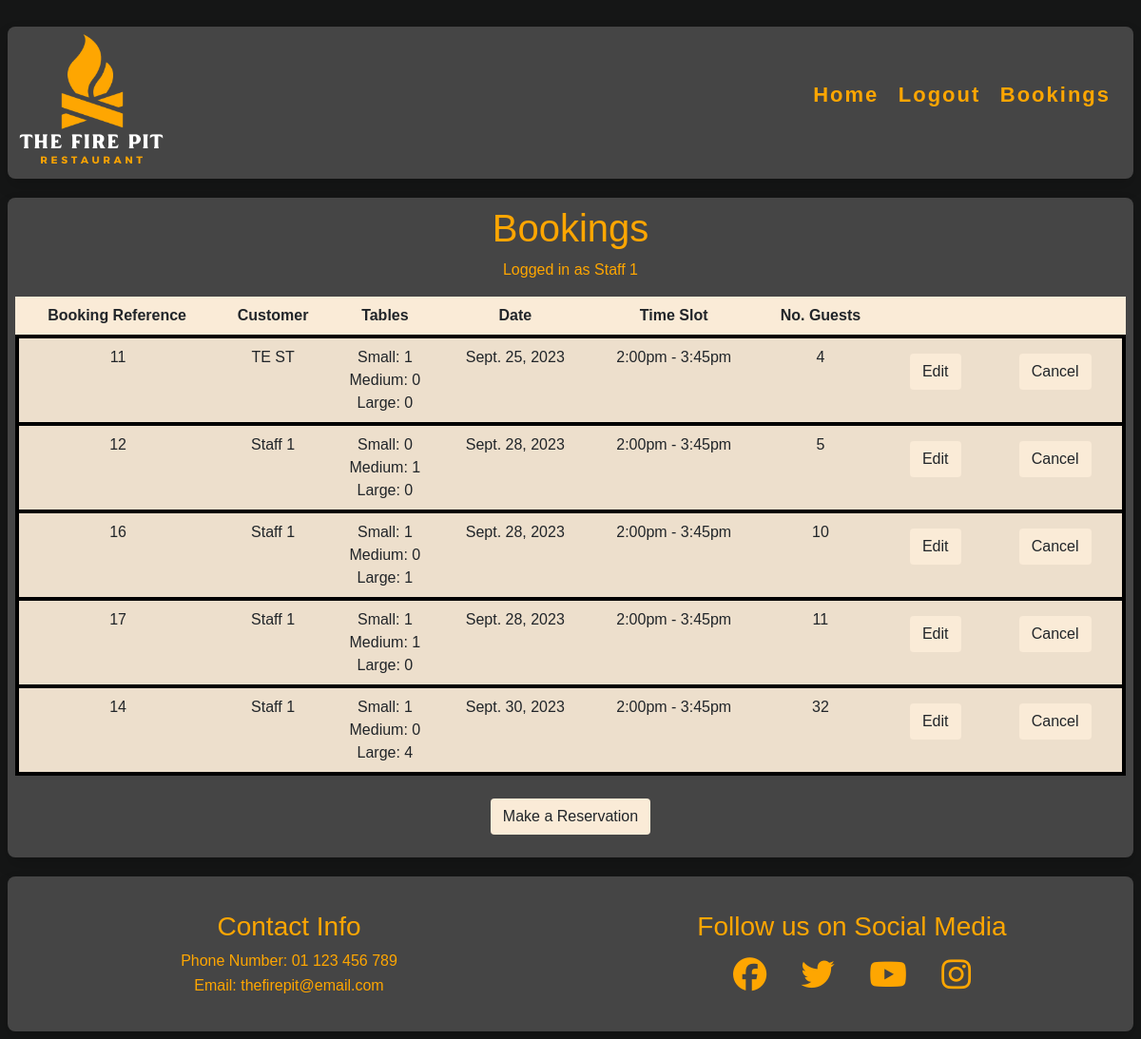
Page /booking/bookings (signed in) on the earlier database version.
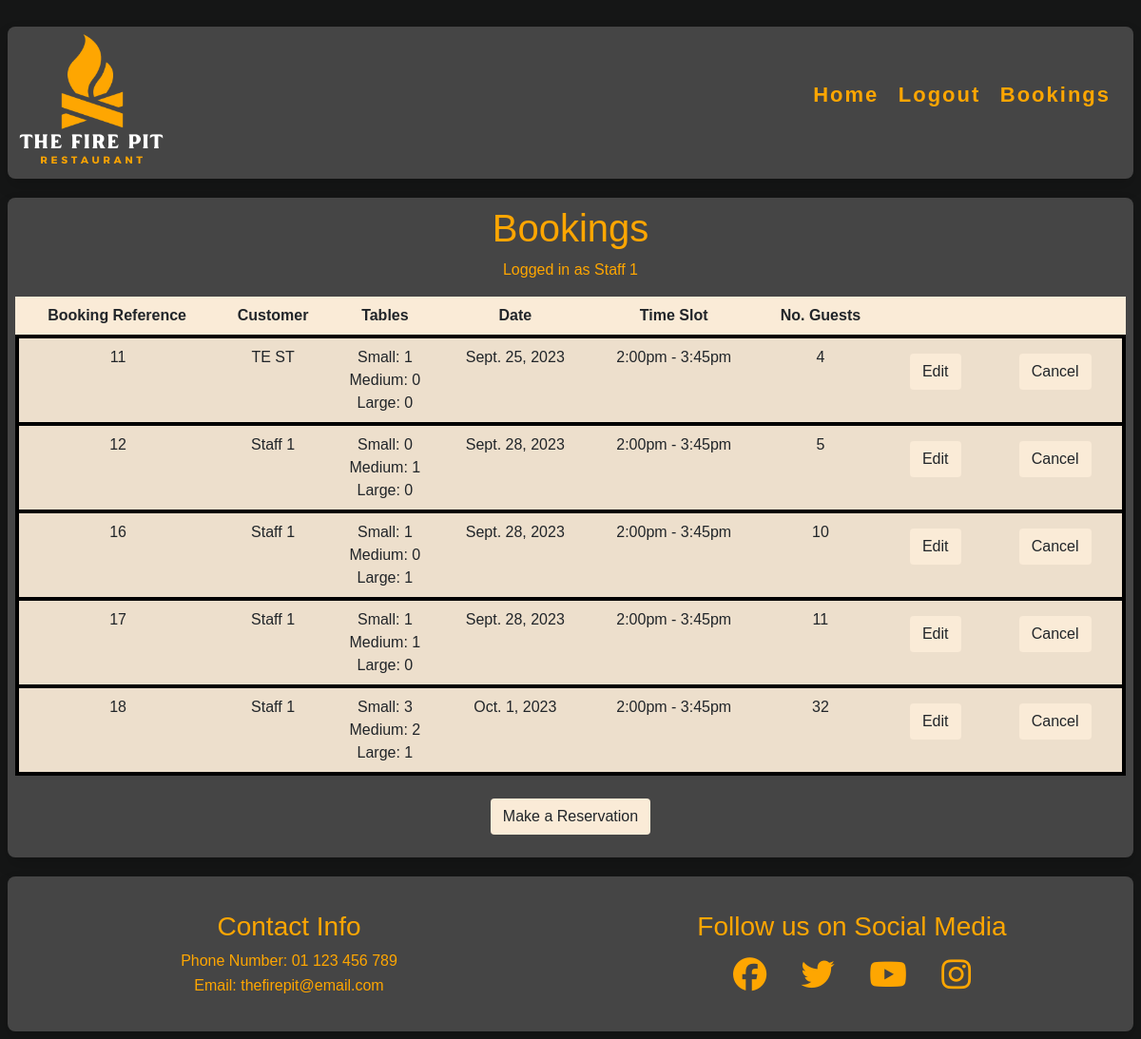
Same page on the later database version.
### booking/models.py (models this page shows, shortened)
class Booking(models.Model):
    customer = models.ForeignKey(
        User, on_delete=models.CASCADE, related_name="customer")
    booking_name = models.CharField(max_length=25)
    tables_needed_small = models.IntegerField(default=0)
    tables_needed_medium = models.IntegerField(default=0)
    tables_needed_large = models.IntegerField(default=0)
    guest_count = models.IntegerField(default=2)
    booking_date = models.DateField()
    booking_time = models.IntegerField(choices=TIME_SLOTS, default=1)
    class Meta:
        ordering = ['booking_date', 'booking_time']

### booking/views.py (the view)
class booking_home_page(LoginRequiredMixin, ListView):
    model = Booking
    template_name = 'booking/booking_home.html'
    def get_queryset(self):
        if self.request.user.is_staff:
            return Booking.objects.filter(
                booking_date__gt=(date.today()-timedelta(days=1))
                )
        else:
            return Booking.objects.filter(
                customer=self.request.user,
                booking_date__gt=(date.today()-timedelta(days=1))
                )

### booking/templates/booking/booking_home.html (shortened to what this page needs)
{% extends "base.html" %}
{% load static %}
{% block content %}
<div class='content-block'>
    <div>
        <h1 class="text-center">{% if request.user.is_staff %}Bookings{% else %}My Bookings{% endif %}</h1>
        <p>Logged in as {{user.first_name}} {{user.last_name}}</p>
        <table class="table table-striped table-hover">
            <thead>
                <tr>
                    <th>Booking Reference</th>
                    {% if request.user.is_staff %}
                        <th>Customer</th>
                        <th>Tables</th>
                    {% else %}
                        <th>Booking Name</th>
                    {% endif %}
                    <th>Date</th>
                    <th>Time Slot</th>
                    <th>No. Guests</th>
                    <th><span class="sr-only">Edit Button Column</span></th>
                    <th><span class="sr-only">Delete Button Column</span></th>
                </tr>
            </thead>
            {% for booking in object_list %}
            <tbody>
                <tr>
                    <td>
                        {{ booking.pk }}
                    </td>
                    {% if request.user.is_staff %}
                        <td>
                            {{ booking.customer.first_name }} {{ booking.customer.last_name }}
                        </td>
                        <td class="tables">
                            <div class="tables_info">Small: {{ booking.tables_needed_small }}</div>
                            <div class="tables_info">Medium: {{ booking.tables_needed_medium }}</div>
                            <div class="tables_info">Large: {{ booking.tables_needed_large }}</div>
                        </td>
                    {% else %}
                        <td>
                            {{ booking.booking_name }}
                        </td>
                    {% endif %}
                    <td>
                        {{ booking.booking_date }}
                    </td>
                    <td>
                        {{ booking.get_booking_time_display }}
                    </td>
                    <td>
                        {{ booking.guest_count }}
                    </td>
                    <td>
                        <a href="{% url 'edit_booking' booking.id %}" class="btn m-2">Edit</a>
                    </td>
                    <td>
                        <a href="{% url 'delete_booking' booking.id %}" class="btn m-2">Cancel</a>
                    </td>
                </tr>
            </tbody>
            {% endfor %}
        </table>
    </div>
    <div>
        <a href="{% url 'create_booking' %}" class="btn m-2">Make a Reservation</a>
    </div>
</div>
{%endblock%}

### templates/base.html (shortened to what this page needs)
{% load static %}
<!DOCTYPE html>
<html lang="en">
<head>
    {% block css %}
    <link href="https://cdn.jsdelivr.net/npm/bootstrap@5.0.2/dist/css/bootstrap.min.css" rel="stylesheet">
    <link rel="stylesheet" href="{% static 'css/style.css' %}">
    {% endblock %}
</head>
<body>
    {% include 'includes/header.html' %}
    <main>
        <div class="shadow">
        {% block content %}
        {% endblock content %}
        </div>
    </main>
    {% include 'includes/footer.html' %}
</body>
</html>

### templates/includes/header.html (shortened to what this page needs)
{% load static %}
<header class="shadow">
    <a href="{% url 'home' %}">
        <img src="{% static 'images/the_fire_pit_logo.png' %}" alt="The Fire Pit Logo" id="logo">
    </a>
    <nav id="menu">
        <ul>
            <li>
                <a href="{% url 'home' %}">Home</a>
            </li>
            {% if user.is_authenticated %}
            <li>
                <a href="{% url 'account_logout' %}">Logout</a>
            </li>
            <li>
                <a href="{% url 'booking_home' %}">{% if request.user.is_staff %}Bookings{% else %}My Bookings{% endif %}</a>
            </li>
            {% endif %}
        </ul>
    </nav>
</header>

### templates/includes/footer.html (shortened to what this page needs)
{% load static %}
<footer class="shadow">
    <div class="contact-info align-center">
        <h3>Contact Info</h3>
        <p>Phone Number: 01 123 456 789</p>
        <p>Email: thefirepit@email.com</p>
    </div>
    <div class="social-media align-center">
        <h3>Follow us on Social Media</h3>
        <ul>
            <li><a href="https://facebook.com" target="_blank" rel="noopener"
                    aria-label="Visit our Facebook page (opens a new tab)"><i class="fa-brands fa-facebook"></i></a>
            </li>
            <li><a href="https://twitter.com" target="_blank" rel="noopener"
                    aria-label="Visit our Twitter page (opens a new tab)"><i class="fa-brands fa-twitter"></i></a>
            </li>
            <li><a href="https://youtube.com" target="_blank" rel="noopener"
                    aria-label="Visit our youtube page (opens a new tab)"><i class="fa-brands fa-youtube"></i></a>
            </li>
            <li><a href="https://instagram.com" target="_blank" rel="noopener"
                    aria-label="Visit our Instagram page (opens a new tab)"><i class="fa-brands fa-instagram"></i></a>
            </li>
        </ul>
    </div>
</footer>

### static/css/style.css (style rules this page uses)
body { font-family: Nunito, sans-serif; font-weight: 300; background-color: #151616; color: #fea601; max-width: 1200px; padding: 8px; width: 100%; margin: auto; }
.align-center { text-align: center; }
.shadow { border-radius: 8px; box-shadow: 4px 4px; margin-top: 20px; background-color: #454545 }
header { display: flex; background-color: #454545; width: 100%; margin: auto; max-height: 160px; }
header ul { padding: 0; }
#logo { margin-left: 8px; max-height: 160px; }
#menu { text-align: right; display: flex; justify-content: flex-end; align-items: center; width: 100%; }
#menu li { display: block; height: 100%; margin: 20px 24px; letter-spacing: 2px; line-height: 16px; font-size: 22px; list-style-type: none; }
#menu a { text-decoration: none; color: #fea601; font-weight: bold; }
footer { display: flex; flex-direction: column; background-color: #151616; width: 100%; margin: auto; padding: 0 0 16px; }
footer h3 { margin-top: 6%; margin-bottom: 8px; }
footer ul { padding: 8px; }
.contact-info { color: #fea601; width: 100%; }
.contact-info p { margin: 2px; }
.social-media { color: #fea601; width: 100%; justify-content: center; }
.social-media li { padding: 16px; display: inline; }
.social-media i { font-size: 220%; text-decoration: none; color: #fea601; }
.content-block { width: 100%; padding: 8px; margin: auto; padding-bottom: 16px; text-align: center; }
ul { padding: 0; }
ul li { list-style-type: none; }
@media only screen and (min-width: 650px) { #menu li { display: inline-block; margin: 8px; } }
@media only screen and (min-width: 650px) { #menu ul { margin-right: 16px; } }
@media only screen and (min-width: 650px) { footer { display: flex; justify-content: space-between; flex-direction: row; } }
.btn { background-color: antiquewhite; }
table { background-color: antiquewhite; }
tbody { border: 4px #000000 solid; }

Differences in the rows shown:
removed Booking: pk "14", customer.first_name "Staff", customer.last_name "1", tables_needed_small "1", tables_needed_medium "0", tables_needed_large "4", booking_date "Sept. 30, 2023", booking_time "2:00pm - 3:45pm", guest_count "32"
added Booking: pk "18", customer.first_name "Staff", customer.last_name "1", tables_needed_small "3", tables_needed_medium "2", tables_needed_large "1", booking_date "Oct. 1, 2023", booking_time "2:00pm - 3:45pm", guest_count "32"
